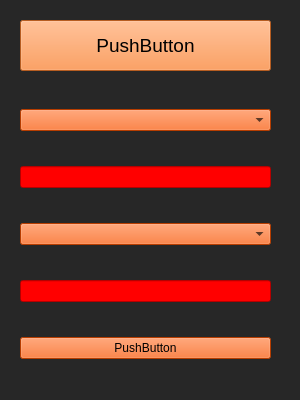
<?xml version="1.0" encoding="UTF-8"?>
<ui version="4.0">
 <class>App</class>
 <widget class="QWidget" name="App">
  <property name="geometry">
   <rect>
    <x>0</x>
    <y>0</y>
    <width>300</width>
    <height>400</height>
   </rect>
  </property>
  <property name="maximumSize">
   <size>
    <width>300</width>
    <height>400</height>
   </size>
  </property>
  <property name="windowTitle">
   <string>Form</string>
  </property>
  <property name="styleSheet">
   <string notr="true">background-color: rgb(39, 39, 39);
</string>
  </property>
  <widget class="QPushButton" name="bupdate">
   <property name="geometry">
    <rect>
     <x>20</x>
     <y>20</y>
     <width>251</width>
     <height>51</height>
    </rect>
   </property>
   <property name="font">
    <font>
     <pointsize>14</pointsize>
    </font>
   </property>
   <property name="styleSheet">
    <string notr="true">background-color: rgb(255, 130, 46);</string>
   </property>
   <property name="text">
    <string>PushButton</string>
   </property>
  </widget>
  <widget class="QWidget" name="">
   <property name="geometry">
    <rect>
     <x>20</x>
     <y>80</y>
     <width>251</width>
     <height>311</height>
    </rect>
   </property>
   <layout class="QVBoxLayout" name="verticalLayout">
    <item>
     <widget class="QComboBox" name="b">
      <property name="enabled">
       <bool>true</bool>
      </property>
      <property name="styleSheet">
       <string notr="true">background-color: rgb(255, 85, 0);
</string>
      </property>
      <property name="editable">
       <bool>false</bool>
      </property>
      <property name="insertPolicy">
       <enum>QComboBox::InsertAtBottom</enum>
      </property>
      <property name="iconSize">
       <size>
        <width>16</width>
        <height>16</height>
       </size>
      </property>
      <property name="duplicatesEnabled">
       <bool>false</bool>
      </property>
      <property name="frame">
       <bool>true</bool>
      </property>
     </widget>
    </item>
    <item>
     <widget class="QLineEdit" name="iz">
      <property name="toolTipDuration">
       <number>-4</number>
      </property>
      <property name="styleSheet">
       <string notr="true">background-color: rgb(255, 0, 0);</string>
      </property>
     </widget>
    </item>
    <item>
     <widget class="QComboBox" name="b_2">
      <property name="styleSheet">
       <string notr="true">background-color: rgb(255, 85, 0);
color: rgb(0, 0, 0);</string>
      </property>
     </widget>
    </item>
    <item>
     <widget class="QLineEdit" name="v">
      <property name="toolTipDuration">
       <number>-4</number>
      </property>
      <property name="styleSheet">
       <string notr="true">background-color: rgb(255, 0, 0);</string>
      </property>
     </widget>
    </item>
    <item>
     <widget class="QPushButton" name="but">
      <property name="styleSheet">
       <string notr="true">background-color: rgb(255, 85, 0);</string>
      </property>
      <property name="text">
       <string>PushButton</string>
      </property>
     </widget>
    </item>
   </layout>
  </widget>
 </widget>
 <resources/>
 <connections/>
</ui>
